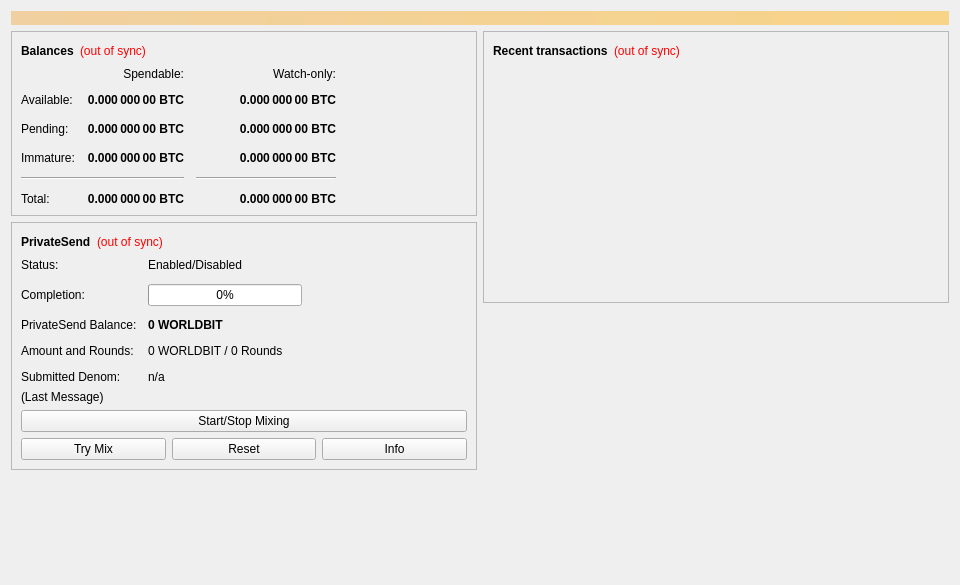
<?xml version="1.0" encoding="UTF-8"?>
<ui version="4.0">
 <class>OverviewPage</class>
 <widget class="QWidget" name="OverviewPage">
  <property name="geometry">
   <rect>
    <x>0</x>
    <y>0</y>
    <width>960</width>
    <height>585</height>
   </rect>
  </property>
  <property name="minimumSize">
   <size>
    <width>960</width>
    <height>0</height>
   </size>
  </property>
  <property name="windowTitle">
   <string>Form</string>
  </property>
  <layout class="QVBoxLayout" name="topLayout">
   <item>
    <widget class="QLabel" name="labelAlerts">
     <property name="visible">
      <bool>false</bool>
     </property>
     <property name="styleSheet">
      <string notr="true">background-color: qlineargradient(x1: 0, y1: 0, x2: 1, y2: 0, stop:0 #F0D0A0, stop:1 #F8D488); color:#000000;</string>
     </property>
     <property name="wordWrap">
      <bool>true</bool>
     </property>
     <property name="margin">
      <number>3</number>
     </property>
    </widget>
   </item>
   <item>
    <layout class="QHBoxLayout" name="horizontalLayout" stretch="1,1">
     <item>
      <layout class="QVBoxLayout" name="verticalLayout_2">
       <item>
        <widget class="QFrame" name="frame">
         <property name="frameShape">
          <enum>QFrame::StyledPanel</enum>
         </property>
         <property name="frameShadow">
          <enum>QFrame::Raised</enum>
         </property>
         <layout class="QVBoxLayout" name="verticalLayout_4">
          <item>
           <layout class="QHBoxLayout" name="horizontalLayout_4">
            <item>
             <widget class="QLabel" name="label_5">
              <property name="font">
               <font>
                <weight>75</weight>
                <bold>true</bold>
               </font>
              </property>
              <property name="text">
               <string>Balances</string>
              </property>
             </widget>
            </item>
            <item>
             <widget class="QLabel" name="labelWalletStatus">
              <property name="toolTip">
               <string>The displayed information may be out of date. Your wallet automatically synchronizes with the Worldbit network after a connection is established, but this process has not completed yet.</string>
              </property>
              <property name="styleSheet">
               <string notr="true">QLabel { color: red; }</string>
              </property>
              <property name="text">
               <string notr="true">(out of sync)</string>
              </property>
              <property name="alignment">
               <set>Qt::AlignLeading|Qt::AlignLeft|Qt::AlignVCenter</set>
              </property>
             </widget>
            </item>
            <item>
             <spacer name="horizontalSpacer_3">
              <property name="orientation">
               <enum>Qt::Horizontal</enum>
              </property>
              <property name="sizeHint" stdset="0">
               <size>
                <width>40</width>
                <height>20</height>
               </size>
              </property>
             </spacer>
            </item>
           </layout>
          </item>
          <item>
           <layout class="QGridLayout" name="gridLayout">
            <property name="spacing">
             <number>12</number>
            </property>
            <item row="2" column="2">
             <widget class="QLabel" name="labelWatchPending">
              <property name="font">
               <font>
                <weight>75</weight>
                <bold>true</bold>
               </font>
              </property>
              <property name="cursor">
               <cursorShape>IBeamCursor</cursorShape>
              </property>
              <property name="toolTip">
               <string>Unconfirmed transactions to watch-only addresses</string>
              </property>
              <property name="text">
               <string notr="true">0.000 000 00 BTC</string>
              </property>
              <property name="alignment">
               <set>Qt::AlignRight|Qt::AlignTrailing|Qt::AlignVCenter</set>
              </property>
              <property name="textInteractionFlags">
               <set>Qt::LinksAccessibleByMouse|Qt::TextSelectableByKeyboard|Qt::TextSelectableByMouse</set>
              </property>
             </widget>
            </item>
            <item row="2" column="1">
             <widget class="QLabel" name="labelUnconfirmed">
              <property name="font">
               <font>
                <weight>75</weight>
                <bold>true</bold>
               </font>
              </property>
              <property name="cursor">
               <cursorShape>IBeamCursor</cursorShape>
              </property>
              <property name="toolTip">
               <string>Total of transactions that have yet to be confirmed, and do not yet count toward the spendable balance</string>
              </property>
              <property name="text">
               <string notr="true">0.000 000 00 BTC</string>
              </property>
              <property name="alignment">
               <set>Qt::AlignRight|Qt::AlignTrailing|Qt::AlignVCenter</set>
              </property>
              <property name="textInteractionFlags">
               <set>Qt::LinksAccessibleByMouse|Qt::TextSelectableByKeyboard|Qt::TextSelectableByMouse</set>
              </property>
             </widget>
            </item>
            <item row="3" column="2">
             <widget class="QLabel" name="labelWatchImmature">
              <property name="font">
               <font>
                <weight>75</weight>
                <bold>true</bold>
               </font>
              </property>
              <property name="cursor">
               <cursorShape>IBeamCursor</cursorShape>
              </property>
              <property name="toolTip">
               <string>Mined balance in watch-only addresses that has not yet matured</string>
              </property>
              <property name="text">
               <string notr="true">0.000 000 00 BTC</string>
              </property>
              <property name="alignment">
               <set>Qt::AlignRight|Qt::AlignTrailing|Qt::AlignVCenter</set>
              </property>
              <property name="textInteractionFlags">
               <set>Qt::LinksAccessibleByMouse|Qt::TextSelectableByKeyboard|Qt::TextSelectableByMouse</set>
              </property>
             </widget>
            </item>
            <item row="4" column="0" colspan="2">
             <widget class="Line" name="lineSpendableBalance">
              <property name="orientation">
               <enum>Qt::Horizontal</enum>
              </property>
             </widget>
            </item>
            <item row="4" column="2">
             <widget class="Line" name="lineWatchBalance">
              <property name="sizePolicy">
               <sizepolicy hsizetype="Preferred" vsizetype="Fixed">
                <horstretch>0</horstretch>
                <verstretch>0</verstretch>
               </sizepolicy>
              </property>
              <property name="minimumSize">
               <size>
                <width>140</width>
                <height>0</height>
               </size>
              </property>
              <property name="orientation">
               <enum>Qt::Horizontal</enum>
              </property>
             </widget>
            </item>
            <item row="5" column="0">
             <widget class="QLabel" name="labelTotalText">
              <property name="text">
               <string>Total:</string>
              </property>
             </widget>
            </item>
            <item row="3" column="1">
             <widget class="QLabel" name="labelImmature">
              <property name="font">
               <font>
                <weight>75</weight>
                <bold>true</bold>
               </font>
              </property>
              <property name="cursor">
               <cursorShape>IBeamCursor</cursorShape>
              </property>
              <property name="toolTip">
               <string>Mined balance that has not yet matured</string>
              </property>
              <property name="text">
               <string notr="true">0.000 000 00 BTC</string>
              </property>
              <property name="alignment">
               <set>Qt::AlignRight|Qt::AlignTrailing|Qt::AlignVCenter</set>
              </property>
              <property name="textInteractionFlags">
               <set>Qt::LinksAccessibleByMouse|Qt::TextSelectableByKeyboard|Qt::TextSelectableByMouse</set>
              </property>
             </widget>
            </item>
            <item row="2" column="3">
             <spacer name="horizontalSpacer_2">
              <property name="orientation">
               <enum>Qt::Horizontal</enum>
              </property>
              <property name="sizeHint" stdset="0">
               <size>
                <width>40</width>
                <height>20</height>
               </size>
              </property>
             </spacer>
            </item>
            <item row="3" column="0">
             <widget class="QLabel" name="labelImmatureText">
              <property name="text">
               <string>Immature:</string>
              </property>
             </widget>
            </item>
            <item row="5" column="1">
             <widget class="QLabel" name="labelTotal">
              <property name="font">
               <font>
                <weight>75</weight>
                <bold>true</bold>
               </font>
              </property>
              <property name="cursor">
               <cursorShape>IBeamCursor</cursorShape>
              </property>
              <property name="toolTip">
               <string>Your current total balance</string>
              </property>
              <property name="text">
               <string notr="true">0.000 000 00 BTC</string>
              </property>
              <property name="alignment">
               <set>Qt::AlignRight|Qt::AlignTrailing|Qt::AlignVCenter</set>
              </property>
              <property name="textInteractionFlags">
               <set>Qt::LinksAccessibleByMouse|Qt::TextSelectableByKeyboard|Qt::TextSelectableByMouse</set>
              </property>
             </widget>
            </item>
            <item row="5" column="2">
             <widget class="QLabel" name="labelWatchTotal">
              <property name="font">
               <font>
                <weight>75</weight>
                <bold>true</bold>
               </font>
              </property>
              <property name="cursor">
               <cursorShape>IBeamCursor</cursorShape>
              </property>
              <property name="toolTip">
               <string>Current total balance in watch-only addresses</string>
              </property>
              <property name="text">
               <string notr="true">0.000 000 00 BTC</string>
              </property>
              <property name="alignment">
               <set>Qt::AlignRight|Qt::AlignTrailing|Qt::AlignVCenter</set>
              </property>
              <property name="textInteractionFlags">
               <set>Qt::LinksAccessibleByMouse|Qt::TextSelectableByKeyboard|Qt::TextSelectableByMouse</set>
              </property>
             </widget>
            </item>
            <item row="0" column="2">
             <widget class="QLabel" name="labelWatchonly">
              <property name="text">
               <string>Watch-only:</string>
              </property>
              <property name="alignment">
               <set>Qt::AlignRight|Qt::AlignTrailing|Qt::AlignVCenter</set>
              </property>
             </widget>
            </item>
            <item row="1" column="0">
             <widget class="QLabel" name="labelBalanceText">
              <property name="text">
               <string>Available:</string>
              </property>
             </widget>
            </item>
            <item row="1" column="1">
             <widget class="QLabel" name="labelBalance">
              <property name="font">
               <font>
                <weight>75</weight>
                <bold>true</bold>
               </font>
              </property>
              <property name="cursor">
               <cursorShape>IBeamCursor</cursorShape>
              </property>
              <property name="toolTip">
               <string>Your current spendable balance</string>
              </property>
              <property name="text">
               <string notr="true">0.000 000 00 BTC</string>
              </property>
              <property name="alignment">
               <set>Qt::AlignRight|Qt::AlignTrailing|Qt::AlignVCenter</set>
              </property>
              <property name="textInteractionFlags">
               <set>Qt::LinksAccessibleByMouse|Qt::TextSelectableByKeyboard|Qt::TextSelectableByMouse</set>
              </property>
             </widget>
            </item>
            <item row="1" column="2">
             <widget class="QLabel" name="labelWatchAvailable">
              <property name="font">
               <font>
                <weight>75</weight>
                <bold>true</bold>
               </font>
              </property>
              <property name="cursor">
               <cursorShape>IBeamCursor</cursorShape>
              </property>
              <property name="toolTip">
               <string>Your current balance in watch-only addresses</string>
              </property>
              <property name="text">
               <string notr="true">0.000 000 00 BTC</string>
              </property>
              <property name="alignment">
               <set>Qt::AlignRight|Qt::AlignTrailing|Qt::AlignVCenter</set>
              </property>
              <property name="textInteractionFlags">
               <set>Qt::LinksAccessibleByMouse|Qt::TextSelectableByKeyboard|Qt::TextSelectableByMouse</set>
              </property>
             </widget>
            </item>
            <item row="2" column="0">
             <widget class="QLabel" name="labelPendingText">
              <property name="text">
               <string>Pending:</string>
              </property>
             </widget>
            </item>
            <item row="0" column="1">
             <widget class="QLabel" name="labelSpendable">
              <property name="text">
               <string>Spendable:</string>
              </property>
              <property name="alignment">
               <set>Qt::AlignRight|Qt::AlignTrailing|Qt::AlignVCenter</set>
              </property>
             </widget>
            </item>
           </layout>
          </item>
         </layout>
        </widget>
       </item>
       <item>
        <widget class="QFrame" name="framePrivateSend">
         <property name="layoutDirection">
          <enum>Qt::LeftToRight</enum>
         </property>
         <property name="frameShape">
          <enum>QFrame::StyledPanel</enum>
         </property>
         <property name="frameShadow">
          <enum>QFrame::Raised</enum>
         </property>
         <layout class="QVBoxLayout" name="VerticalLayout_PS1">
          <item>
           <layout class="QHBoxLayout" name="horizontalLayout_5">
            <item>
             <widget class="QLabel" name="labelPrivateSendHeader">
              <property name="font">
               <font>
                <weight>75</weight>
                <bold>true</bold>
               </font>
              </property>
              <property name="text">
               <string>PrivateSend</string>
              </property>
             </widget>
            </item>
            <item>
             <widget class="QLabel" name="labelPrivateSendSyncStatus">
              <property name="toolTip">
               <string>The displayed information may be out of date. Your wallet automatically synchronizes with the Worldbit network after a connection is established, but this process has not completed yet.</string>
              </property>
              <property name="styleSheet">
               <string notr="true">QLabel { color: red; }</string>
              </property>
              <property name="text">
               <string notr="true">(out of sync)</string>
              </property>
              <property name="alignment">
               <set>Qt::AlignLeading|Qt::AlignLeft|Qt::AlignVCenter</set>
              </property>
             </widget>
            </item>
            <item>
             <spacer name="horizontalSpacer_4">
              <property name="orientation">
               <enum>Qt::Horizontal</enum>
              </property>
              <property name="sizeHint" stdset="0">
               <size>
                <width>40</width>
                <height>20</height>
               </size>
              </property>
             </spacer>
            </item>
           </layout>
          </item>
          <item>
           <layout class="QFormLayout" name="privateSendFormLayout">
            <property name="fieldGrowthPolicy">
             <enum>QFormLayout::AllNonFixedFieldsGrow</enum>
            </property>
            <property name="horizontalSpacing">
             <number>11</number>
            </property>
            <property name="verticalSpacing">
             <number>12</number>
            </property>
            <item row="0" column="0">
             <widget class="QLabel" name="labelPrivateSendEnabledText">
              <property name="text">
               <string>Status:</string>
              </property>
             </widget>
            </item>
            <item row="0" column="1">
             <widget class="QLabel" name="labelPrivateSendEnabled">
              <property name="text">
               <string>Enabled/Disabled</string>
              </property>
             </widget>
            </item>
            <item row="1" column="0">
             <widget class="QLabel" name="labelCompletitionText">
              <property name="text">
               <string>Completion:</string>
              </property>
             </widget>
            </item>
            <item row="1" column="1">
             <widget class="QProgressBar" name="privateSendProgress">
              <property name="maximumSize">
               <size>
                <width>154</width>
                <height>16777215</height>
               </size>
              </property>
              <property name="value">
               <number>0</number>
              </property>
             </widget>
            </item>
            <item row="2" column="0">
             <widget class="QLabel" name="labelAnonymizedText">
              <property name="text">
               <string>PrivateSend Balance:</string>
              </property>
             </widget>
            </item>
            <item row="2" column="1">
             <widget class="QLabel" name="labelAnonymized">
              <property name="font">
               <font>
                <weight>75</weight>
                <bold>true</bold>
               </font>
              </property>
              <property name="text">
               <string notr="true">0 WORLDBIT</string>
              </property>
             </widget>
            </item>
            <item row="3" column="0">
             <widget class="QLabel" name="labelAmountAndRoundsText">
              <property name="text">
               <string>Amount and Rounds:</string>
              </property>
             </widget>
            </item>
            <item row="3" column="1">
             <widget class="QLabel" name="labelAmountRounds">
              <property name="text">
               <string>0 WORLDBIT / 0 Rounds</string>
              </property>
             </widget>
            </item>
            <item row="4" column="0">
             <widget class="QLabel" name="labelSubmittedDenomText">
              <property name="text">
               <string>Submitted Denom:</string>
              </property>
             </widget>
            </item>
            <item row="4" column="1">
             <widget class="QLabel" name="labelSubmittedDenom">
              <property name="toolTip">
               <string>The denominations you submitted to the Masternode.&lt;br&gt;To mix, other users must submit the exact same denominations.</string>
              </property>
              <property name="text">
               <string>n/a</string>
              </property>
             </widget>
            </item>
           </layout>
          </item>
          <item>
           <layout class="QVBoxLayout" name="VerticalLayout_PS">
            <item>
             <widget class="QLabel" name="labelPrivateSendLastMessage">
              <property name="text">
               <string>(Last Message)</string>
              </property>
              <property name="alignment">
               <set>Qt::AlignLeading|Qt::AlignLeft|Qt::AlignTop</set>
              </property>
              <property name="wordWrap">
               <bool>true</bool>
              </property>
             </widget>
            </item>
            <item>
             <widget class="QPushButton" name="togglePrivateSend">
              <property name="sizePolicy">
               <sizepolicy hsizetype="MinimumExpanding" vsizetype="Fixed">
                <horstretch>0</horstretch>
                <verstretch>0</verstretch>
               </sizepolicy>
              </property>
              <property name="text">
               <string>Start/Stop Mixing</string>
              </property>
             </widget>
            </item>
            <item>
             <layout class="QHBoxLayout" name="horizontalLayout_debugbuttons">
              <item>
               <widget class="QPushButton" name="privateSendAuto">
                <property name="sizePolicy">
                 <sizepolicy hsizetype="MinimumExpanding" vsizetype="Fixed">
                  <horstretch>0</horstretch>
                  <verstretch>0</verstretch>
                 </sizepolicy>
                </property>
                <property name="toolTip">
                 <string>Try to manually submit a PrivateSend request.</string>
                </property>
                <property name="text">
                 <string>Try Mix</string>
                </property>
               </widget>
              </item>
              <item>
               <widget class="QPushButton" name="privateSendReset">
                <property name="sizePolicy">
                 <sizepolicy hsizetype="MinimumExpanding" vsizetype="Fixed">
                  <horstretch>0</horstretch>
                  <verstretch>0</verstretch>
                 </sizepolicy>
                </property>
                <property name="toolTip">
                 <string>Reset the current status of PrivateSend (can interrupt PrivateSend if it's in the process of Mixing, which can cost you money!)</string>
                </property>
                <property name="autoFillBackground">
                 <bool>false</bool>
                </property>
                <property name="text">
                 <string>Reset</string>
                </property>
               </widget>
              </item>
              <item>
               <widget class="QPushButton" name="privateSendInfo">
                <property name="sizePolicy">
                 <sizepolicy hsizetype="MinimumExpanding" vsizetype="Fixed">
                  <horstretch>0</horstretch>
                  <verstretch>0</verstretch>
                 </sizepolicy>
                </property>
                <property name="toolTip">
                 <string>Information about PrivateSend and Mixing</string>
                </property>
                <property name="text">
                 <string>Info</string>
                </property>
               </widget>
              </item>
             </layout>
            </item>
           </layout>
          </item>
         </layout>
        </widget>
       </item>
       <item>
        <spacer name="verticalSpacer">
         <property name="orientation">
          <enum>Qt::Vertical</enum>
         </property>
         <property name="sizeHint" stdset="0">
          <size>
           <width>20</width>
           <height>40</height>
          </size>
         </property>
        </spacer>
       </item>
      </layout>
     </item>
     <item>
      <layout class="QVBoxLayout" name="verticalLayout_3">
       <item>
        <widget class="QFrame" name="frame_2">
         <property name="frameShape">
          <enum>QFrame::StyledPanel</enum>
         </property>
         <property name="frameShadow">
          <enum>QFrame::Raised</enum>
         </property>
         <layout class="QVBoxLayout" name="verticalLayout">
          <item>
           <layout class="QHBoxLayout" name="horizontalLayout_2">
            <item>
             <widget class="QLabel" name="label_4">
              <property name="font">
               <font>
                <weight>75</weight>
                <bold>true</bold>
               </font>
              </property>
              <property name="text">
               <string>Recent transactions</string>
              </property>
             </widget>
            </item>
            <item>
             <widget class="QLabel" name="labelTransactionsStatus">
              <property name="toolTip">
               <string>The displayed information may be out of date. Your wallet automatically synchronizes with the Worldbit network after a connection is established, but this process has not completed yet.</string>
              </property>
              <property name="styleSheet">
               <string notr="true">QLabel { color: red; }</string>
              </property>
              <property name="text">
               <string notr="true">(out of sync)</string>
              </property>
              <property name="alignment">
               <set>Qt::AlignLeading|Qt::AlignLeft|Qt::AlignVCenter</set>
              </property>
             </widget>
            </item>
            <item>
             <spacer name="horizontalSpacer">
              <property name="orientation">
               <enum>Qt::Horizontal</enum>
              </property>
              <property name="sizeHint" stdset="0">
               <size>
                <width>40</width>
                <height>20</height>
               </size>
              </property>
             </spacer>
            </item>
           </layout>
          </item>
          <item>
           <widget class="QListView" name="listTransactions">
            <property name="styleSheet">
             <string notr="true">QListView { background: transparent; }</string>
            </property>
            <property name="frameShape">
             <enum>QFrame::NoFrame</enum>
            </property>
            <property name="verticalScrollBarPolicy">
             <enum>Qt::ScrollBarAlwaysOff</enum>
            </property>
            <property name="horizontalScrollBarPolicy">
             <enum>Qt::ScrollBarAlwaysOff</enum>
            </property>
            <property name="selectionMode">
             <enum>QAbstractItemView::NoSelection</enum>
            </property>
           </widget>
          </item>
         </layout>
        </widget>
       </item>
       <item>
        <spacer name="verticalSpacer_2">
         <property name="orientation">
          <enum>Qt::Vertical</enum>
         </property>
         <property name="sizeHint" stdset="0">
          <size>
           <width>20</width>
           <height>40</height>
          </size>
         </property>
        </spacer>
       </item>
      </layout>
     </item>
    </layout>
   </item>
  </layout>
 </widget>
 <resources/>
 <connections/>
</ui>
